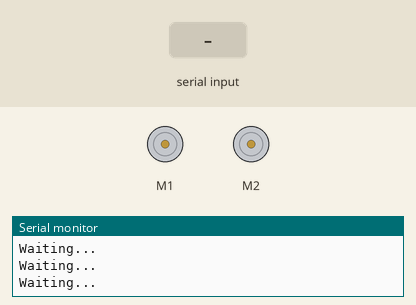
This sketch was run on a simulated Arduino Uno, built with avr-gcc and run on an emulated ATmega328P. On the bench: 2 × DC motor (green arrow = forward, orange = backward, longer = faster), the last lines printed to the serial monitor. The test bench sets the inputs (shaded band).

Above: at 1.2 s.
1.3 s: "1,90,45\n" received over Serial
At 1.7 s:
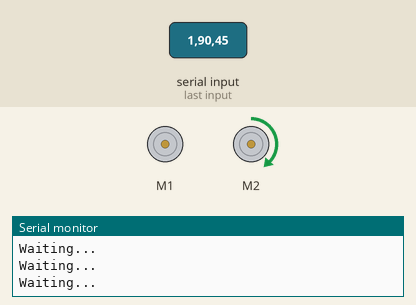
4.0 s: "90,45\n" received over Serial
At 5.0 s:
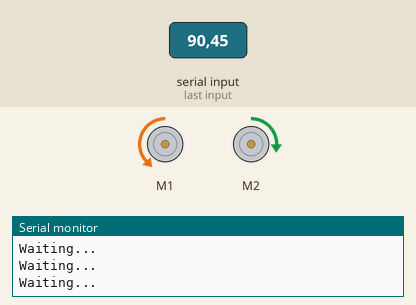
7.0 s: "30,150\n" received over Serial
At 7.3 s:
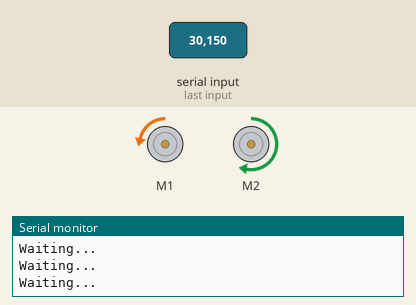
10.0 s: "90\n" received over Serial
At 11.12 s:
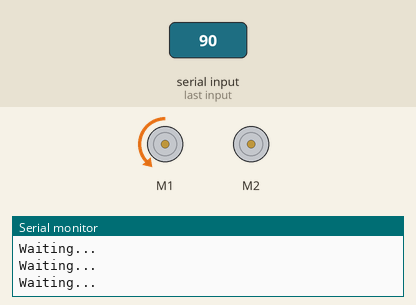
12.7 s: "200\n" received over Serial
At 13.82 s:
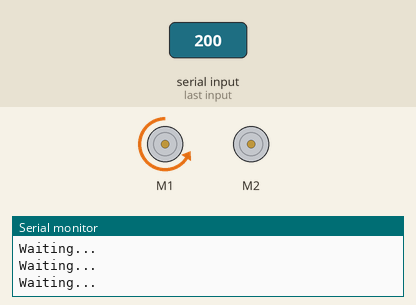
15.4 s: "1,90\n" received over Serial
At 16.0 s:
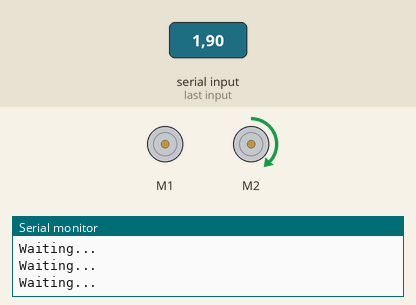
Timing chart, 0 to 18.9 s (numbered marks = the images above; inputs shaded):
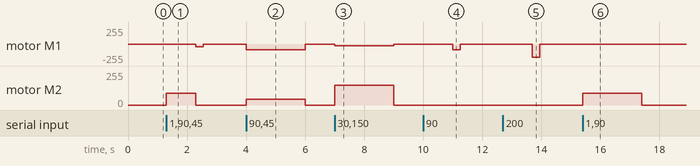

Measured:
- after the input at 1.3 s, motor M1: stopped → backward 44/255 after 1.0 s, → stopped 0.25 s later; motor M2: stopped → forward 89/255 at once, → stopped 1.0 s later
- after the input at 4.0 s, motor M1: stopped → backward 89/255 at once, → stopped 2.0 s later; motor M2: stopped → forward 44/255 at once, → stopped 2.0 s later
- after the input at 7.0 s, motor M1: stopped → backward 29/255 at once, → stopped 2.0 s later; motor M2: stopped → forward 149/255 at once, → stopped 2.0 s later
- after the input at 10.0 s, motor M1: stopped → backward 89/255 after 1.0 s, → stopped 0.25 s later
- after the input at 12.7 s, motor M1: stopped → backward 199/255 after 1.0 s, → stopped 0.25 s later
- after the input at 15.4 s, motor M2: stopped → forward 89/255 at once, → stopped 2.0 s later

The sketch:

redbot-firmware.ino
```cpp
#include <RedBot.h>
#include <RedBotSoftwareSerial.h>

/***********************************************************************
 * RedBot Wireless Software Serial
 ***********************************************************************/

#include <RedBot.h>
#include <RedBotSoftwareSerial.h>

RedBotMotors motors;
RedBotSoftwareSerial SSerial;

int leftPower;  // variable for setting the drive power
int rightPower;
int data;  // variable for holding incoming data from PC to Arduino
static unsigned long time_then;
static unsigned long time_now;

void setup(void)
{
  Serial.begin(115200);
  Serial.println("Enter in left and right motor power values and click [Send].");
  Serial.println("Separate values with a space or non-numeric character.");
  Serial.println("Positive values spin the motor CW, and negative values spin the motor CCW.");
  time_then = millis();
}

void loop(void)
{
  // if there is data coming in on the Serial monitor, do something with it.
  if(Serial.available() > 0)
  {
    leftPower = Serial.parseInt();  // read in the next numeric value
    leftPower = constrain(leftPower, -255, 255);  // constrain the data to -255 to +255

    rightPower = Serial.parseInt();   // read in the next numeric value
    rightPower = constrain(rightPower, -255, 255);  // constrain the data to -255 to +255

    motors.leftMotor(leftPower);
    motors.rightMotor(rightPower);
    time_then = millis();
  }
  else
  {
    time_now = millis();
    if (time_now > (time_then + 250UL))
    {
      // prevent run-away if controller stops transmitting
      motors.leftMotor(0);
      motors.rightMotor(0);
      Serial.println("Waiting...");
      Serial.flush();
      time_then = time_now;
    }
  }
}
```
